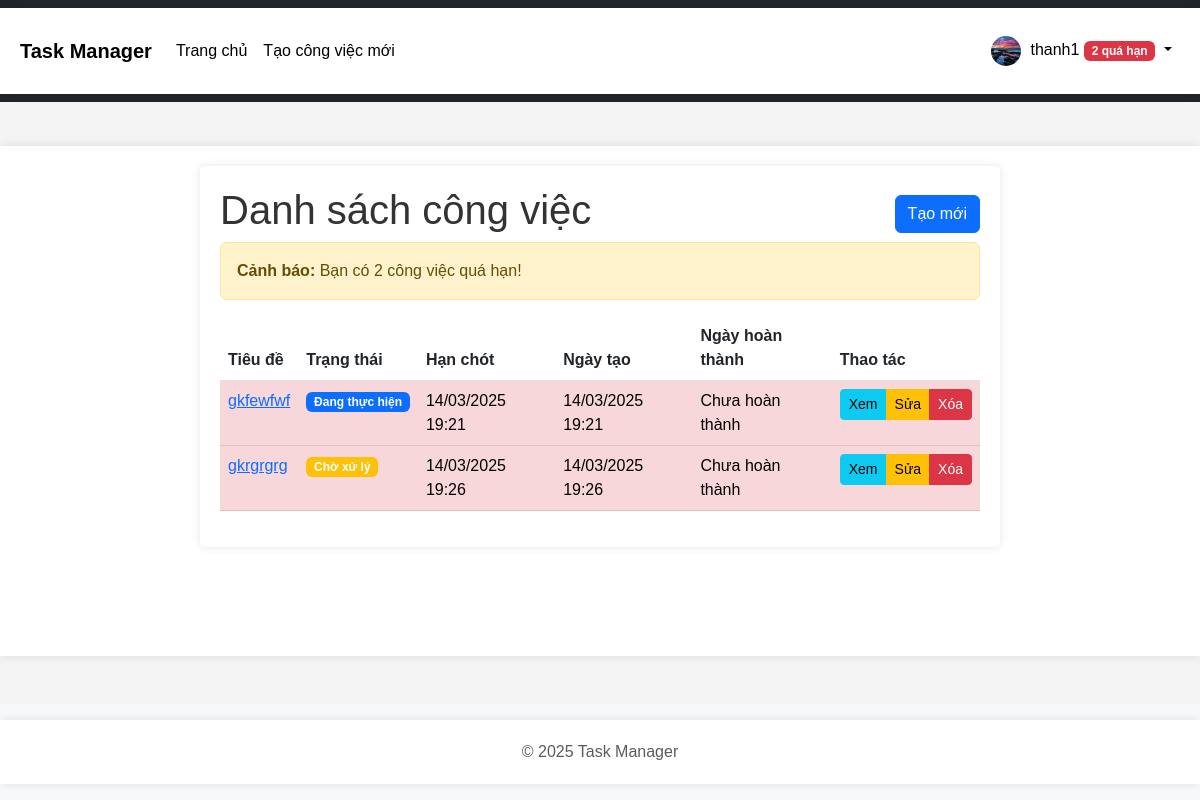
Before: /index (signed in) with the older database file.
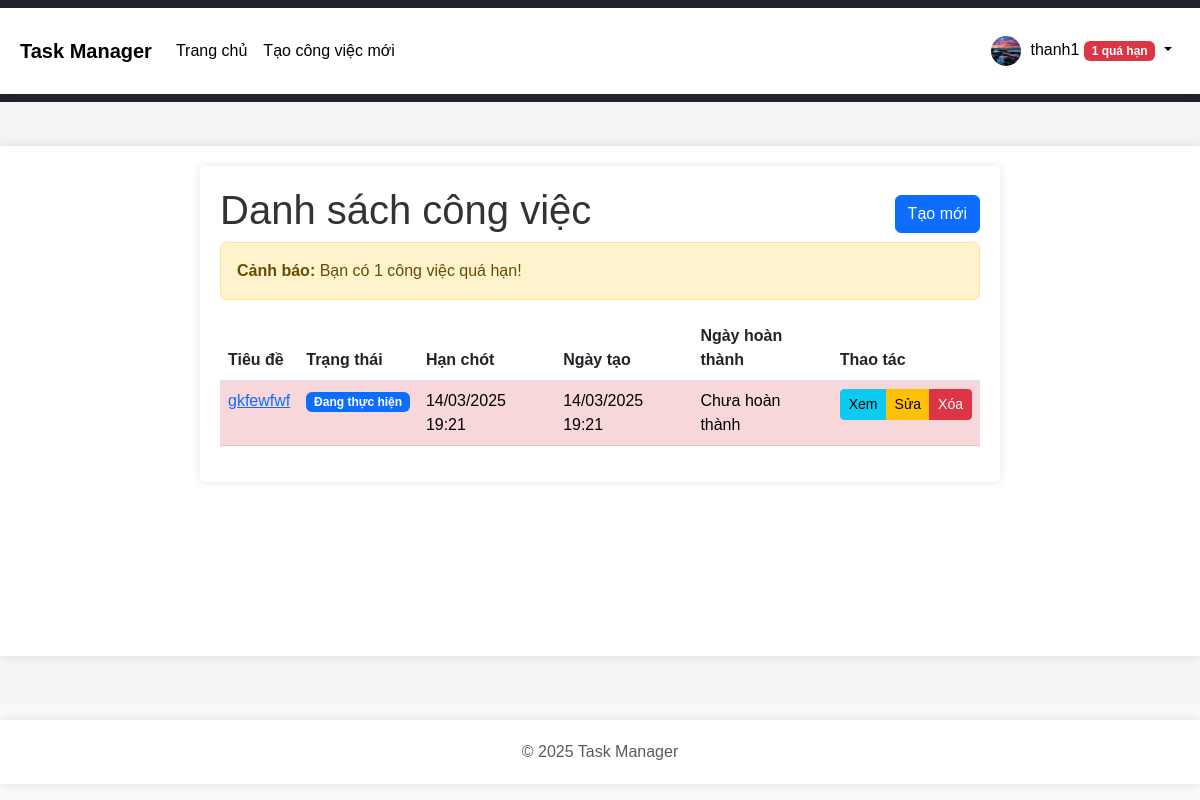
After: the same page with the newer database file.
### app/models.py (models this page shows, shortened)
class User(UserMixin, db.Model):
    id = db.Column(db.Integer, primary_key=True)
    username = db.Column(db.String(64), index=True, unique=True)
    email = db.Column(db.String(120), index=True, unique=True)
    password_hash = db.Column(db.String(128))
    avatar = db.Column(db.String(120), default='default.png')
    is_admin = db.Column(db.Boolean, default=False)
    tasks = db.relationship('Task', backref='user', lazy='dynamic')
    @property
    def overdue_count(self):
        return Task.query.filter_by(user_id=self.id, finished=None).filter(
            Task.deadline < datetime.utcnow()).count()

class Task(db.Model):
    id = db.Column(db.Integer, primary_key=True)
    title = db.Column(db.String(100), nullable=False)
    description = db.Column(db.Text)
    status = db.Column(db.String(20), default='pending')  # pending, in_progress, completed
    created = db.Column(db.DateTime, default=datetime.utcnow)
    deadline = db.Column(db.DateTime)
    finished = db.Column(db.DateTime)
    user_id = db.Column(db.Integer, db.ForeignKey('user.id'), nullable=False)
    def is_overdue(self):
        return not self.finished and self.deadline and self.deadline < datetime.utcnow()

### app/routes/tasks.py (the view)
@bp.route('/')
@bp.route('/index')
@login_required
def index():
    if current_user.is_admin:
        tasks = Task.query.all()
    else:
        tasks = Task.query.filter_by(user_id=current_user.id).all()
    overdue_count = 0
    for task in tasks:
        if not task.finished and task.deadline and task.deadline < datetime.now():
            overdue_count += 1
    return render_template('tasks/index.html', title='Quản lý công việc', tasks=tasks, overdue_count=overdue_count)

### app/__init__.py (called while the page is built)
def create_app(config_name='default'):
    app = Flask(__name__)
    app.config.from_object(config[config_name])
    db.init_app(app)
    migrate.init_app(app, db)
    login_manager.init_app(app)
    @app.template_filter('nl2br')
    def nl2br_filter(text):
        if text:
            return jinja2.utils.markupsafe.Markup(text.replace('\n', '<br>'))
        return ''
    from app.routes.auth import bp as auth_bp
    from app.routes.tasks import bp as tasks_bp
    app.register_blueprint(auth_bp)
    app.register_blueprint(tasks_bp)
    avatar_dir = os.path.join(app.static_folder, 'avatars')
    if not os.path.exists(avatar_dir):
        os.makedirs(avatar_dir)
    @login_manager.user_loader
    def load_user(user_id):
        from app.models import User
        return User.query.get(int(user_id))
    return app

### app/templates/tasks/index.html (shortened to what this page needs)
{% extends "base.html" %}
{% block content %}
    <div class="tasks-container">
        <div class="d-flex justify-content-between align-items-center">
            <h1>Danh sách công việc</h1>
            <a href="{{ url_for('tasks.create') }}" class="btn btn-primary">Tạo mới</a>
        </div>
        {% if overdue_count > 0 %}
            <div class="alert alert-warning">
                <strong>Cảnh báo:</strong> Bạn có {{ overdue_count }} công việc quá hạn!
            </div>
        {% endif %}
        {% if tasks %}
            <div class="table-responsive">
                <table class="table table-hover">
                    <thead>
                        <tr>
                            <th>Tiêu đề</th>
                            <th>Trạng thái</th>
                            <th>Hạn chót</th>
                            <th>Ngày tạo</th>
                            <th>Ngày hoàn thành</th>
                            <th>Thao tác</th>
                        </tr>
                    </thead>
                    <tbody>
                        {% for task in tasks %}
                            <tr class="{% if task.is_overdue() %}table-danger{% endif %}">
                                <td><a href="{{ url_for('tasks.view', task_id=task.id) }}">{{ task.title }}</a></td>
                                <td>
                                    {% if task.status == 'pending' %}
                                        <span class="badge bg-warning">Chờ xử lý</span>
                                    {% elif task.status == 'in_progress' %}
                                        <span class="badge bg-primary">Đang thực hiện</span>
                                    {% elif task.status == 'completed' %}
                                        <span class="badge bg-success">Hoàn thành</span>
                                    {% endif %}
                                </td>
                                <td>{{ task.deadline.strftime('%d/%m/%Y %H:%M') if task.deadline else 'N/A' }}</td>
                                <td>{{ task.created.strftime('%d/%m/%Y %H:%M') }}</td>
                                <td>{{ task.finished.strftime('%d/%m/%Y %H:%M') if task.finished else 'Chưa hoàn thành' }}</td>
                                <td>
                                    <div class="btn-group">
                                        <a href="{{ url_for('tasks.view', task_id=task.id) }}" class="btn btn-sm btn-info">Xem</a>
                                        <a href="{{ url_for('tasks.edit', task_id=task.id) }}" class="btn btn-sm btn-warning">Sửa</a>
                                        <button type="button" class="btn btn-sm btn-danger" data-bs-toggle="modal" data-bs-target="#deleteModal{{ task.id }}">
                                            Xóa
                                        </button>
                                    </div>
                                </td>
                            </tr>
                        {% endfor %}
                    </tbody>
                </table>
            </div>
        {% else %}
            <div class="alert alert-info mt-3">
                <p>Không có công việc nào. <a href="{{ url_for('tasks.create') }}">Tạo công việc mới?</a></p>
            </div>
        {% endif %}
    </div>
{% endblock %}

### app/templates/base.html (shortened to what this page needs)
<!DOCTYPE html>
<html lang="vi">
<head>
    <link href="https://cdn.jsdelivr.net/npm/bootstrap@5.3.0-alpha1/dist/css/bootstrap.min.css" rel="stylesheet">
    <link rel="stylesheet" href="{{ url_for('static', filename='css/main.css') }}">
</head>
<body>
    <header>
        <nav class="navbar navbar-expand-lg navbar-dark bg-dark">
            <div class="container">
                <a class="navbar-brand" href="{{ url_for('tasks.index') }}">Task Manager</a>
                <div class="collapse navbar-collapse" id="navbarNav">
                    <ul class="navbar-nav me-auto">
                        {% if current_user.is_authenticated %}
                            <li class="nav-item">
                                <a class="nav-link" href="{{ url_for('tasks.index') }}">Trang chủ</a>
                            </li>
                            <li class="nav-item">
                                <a class="nav-link" href="{{ url_for('tasks.create') }}">Tạo công việc mới</a>
                            </li>
                        {% endif %}
                    </ul>
                    <ul class="navbar-nav">
                        {% if current_user.is_authenticated %}
                            <li class="nav-item dropdown">
                                <a class="nav-link dropdown-toggle" href="#" id="navbarDropdown" role="button" data-bs-toggle="dropdown">
                                    {% if current_user.avatar %}
                                        <img src="{{ url_for('static', filename='avatars/' + current_user.avatar) }}" class="rounded-circle avatar-small" alt="Avatar">
                                    {% else %}
                                        <img src="https://avatar-placeholder.iran.liara.run/" class="rounded-circle avatar-small" alt="Avatar">
                                    {% endif %}
                                    {{ current_user.username }}
                                    {% if current_user.overdue_count and current_user.overdue_count > 0 %}
                                        <span class="badge bg-danger">{{ current_user.overdue_count }} quá hạn</span>
                                    {% endif %}
                                </a>
                            </li>
                        {% endif %}
                    </ul>
                </div>
            </div>
        </nav>
    </header>
    <main class="container mt-4">
        {% block content %}{% endblock %}
    </main>
    <footer class="footer mt-5 py-3 bg-light">
        <div class="container text-center">
            <span class="text-muted">&copy; 2025 Task Manager</span>
        </div>
    </footer>
</body>
</html>

### app/static/css/main.css (style rules this page uses)
body { font-family: Arial, sans-serif; margin: 0; padding: 0; background-color: #f4f4f4; }
.container { max-width: 800px; margin: 0 auto; padding: 20px; background: #fff; box-shadow: 0 0 10px rgba(0, 0, 0, 0.1); }
h1, h2, h3 { color: #333; }
button { background-color: #28a745; color: white; border: none; padding: 10px 15px; border-radius: 5px; cursor: pointer; }
body { font-family: Arial, sans-serif; margin: 0; padding: 0; background-color: #f4f4f4; min-height: 100vh; display: flex; flex-direction: column; }
.container { max-width: 1200px; margin: 0 auto; padding: 20px; }
main { flex: 1; }
footer { margin-top: auto; padding: 10px 0; background-color: #f8f9fa; text-align: center; }
.avatar-small { width: 30px; height: 30px; object-fit: cover; margin-right: 5px; border-radius: 50%; }
.profile-container, .create-task-container, .edit-task-container, .view-task-container, .tasks-container { max-width: 800px; margin: 0 auto; padding: 20px; background: #fff; box-shadow: 0 0 10px rgba(0, 0, 0, 0.1); border-radius: 5px; margin-bottom: 30px; }
.table-responsive { overflow-x: auto; }
.navbar { margin-bottom: 20px; }
.navbar-dark .navbar-nav .nav-link { color: #000000; font-weight: normal; }
.navbar-dark .navbar-brand { color: #000000; font-weight: bold; }
.badge.bg-danger { background-color: #dc3545 !important; color: white; font-weight: bold; }

Changed rows visible on the page:
removed Task: title "gkrgrgrg", status "Chờ xử lý", deadline "14/03/2025 19:26", created "14/03/2025 19:26", finished "Chưa hoàn thành"
Other visible differences:
{{ current_user.overdue_count }}: "2" → "1"
{{ overdue_count }}: "2" → "1"
